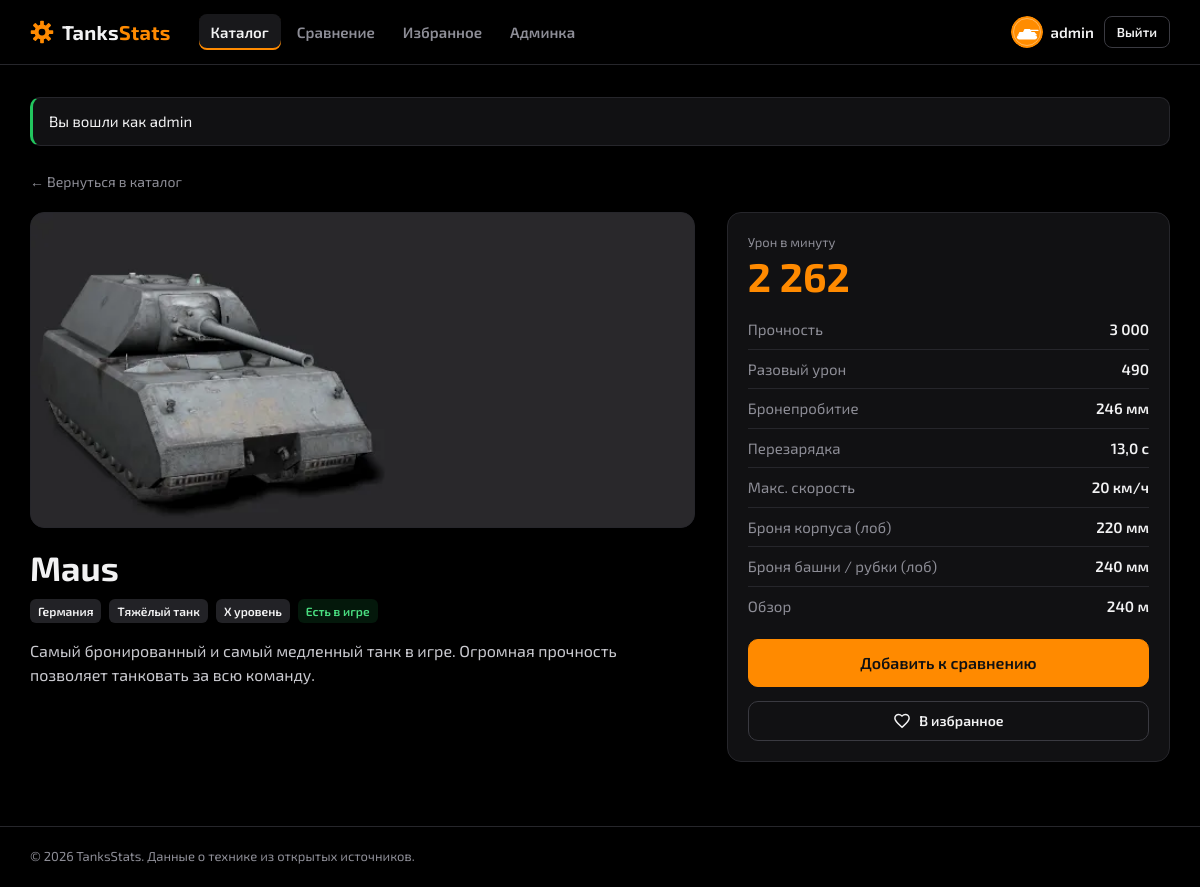
The app's page /tank.php?id=4 (signed in) with its own data.
### tables this page shows
CREATE TABLE users (
    id INT AUTO_INCREMENT PRIMARY KEY,
    username VARCHAR(30) NOT NULL UNIQUE,
    email VARCHAR(100) NOT NULL UNIQUE,
    password_hash VARCHAR(255) NOT NULL,
    avatar VARCHAR(50) NOT NULL,
    role ENUM('user', 'admin') NOT NULL DEFAULT 'user',
    is_banned TINYINT(1) NOT NULL DEFAULT 0,
    created_at TIMESTAMP NOT NULL DEFAULT CURRENT_TIMESTAMP
);

CREATE TABLE tanks (
    id INT AUTO_INCREMENT PRIMARY KEY,
    name VARCHAR(100) NOT NULL,
    nation_id INT NULL,
    type_id INT NULL,
    image VARCHAR(255) NULL,
    description TEXT NULL,
    hp INT UNSIGNED NOT NULL DEFAULT 0,
    damage INT UNSIGNED NOT NULL DEFAULT 0,
    penetration INT UNSIGNED NOT NULL DEFAULT 0,
    reload DECIMAL(4,1) NOT NULL DEFAULT 1.0,
    speed INT UNSIGNED NOT NULL DEFAULT 0,
    armor_hull INT UNSIGNED NOT NULL DEFAULT 0,
    armor_turret INT UNSIGNED NOT NULL DEFAULT 0,
    view_range INT UNSIGNED NOT NULL DEFAULT 0,
    in_game TINYINT(1) NOT NULL DEFAULT 1,
    is_available TINYINT(1) NOT NULL DEFAULT 1,
    created_at TIMESTAMP NOT NULL DEFAULT CURRENT_TIMESTAMP,
    updated_at TIMESTAMP NOT NULL DEFAULT CURRENT_TIMESTAMP ON UPDATE CURRENT_TIMESTAMP,
    CONSTRAINT fk_tanks_nation FOREIGN KEY (nation_id) REFERENCES nations(id) ON DELETE SET NULL,
    CONSTRAINT fk_tanks_type FOREIGN KEY (type_id) REFERENCES types(id) ON DELETE SET NULL
);

CREATE TABLE nations (
    id INT AUTO_INCREMENT PRIMARY KEY,
    name VARCHAR(50) NOT NULL UNIQUE
);

CREATE TABLE types (
    id INT AUTO_INCREMENT PRIMARY KEY,
    code VARCHAR(10) NOT NULL UNIQUE,
    name VARCHAR(50) NOT NULL
);

### config.php (called while the page is built, shortened)
<?php
$db = new mysqli('localhost', 'root', '', 'tanksstats');
$db->set_charset('utf8mb4');
$base = basename(dirname($_SERVER['SCRIPT_FILENAME'])) === 'admin' ? '../' : '';
$page = basename($_SERVER['SCRIPT_NAME']);
$user = null;
if (isset($_SESSION['user_id'])) {
    $stmt = $db->prepare('SELECT id, username, email, avatar, role, is_banned FROM users WHERE id = ?');
    $stmt->bind_param('i', $_SESSION['user_id']);
    $stmt->execute();
    $user = $stmt->get_result()->fetch_assoc();
}
$isAdmin = $user && $user['role'] === 'admin';
function tank_image($tank)
{
    global $base;
    return $base . ($tank['image'] ? 'img/tanks/' . $tank['image'] : 'img/no-tank.svg');
}
function dpm($tank)
{
    return $tank['reload'] > 0 ? (int)round($tank['damage'] * 60 / $tank['reload']) : 0;
}

### tank.php (the view, shortened to what this page needs)
<?php
include 'config.php';
$error = '';
$id = $_GET['id'] ?? null;
if (!$id || !ctype_digit($id) || (int)$id <= 0) {
    $error = 'Танк не найден';
    $tank = null;
} else {
    $stmt = $db->prepare('
        SELECT t.*, n.name AS nation_name, ty.name AS type_name
        FROM tanks t
        LEFT JOIN nations n ON n.id = t.nation_id
        LEFT JOIN types ty ON ty.id = t.type_id
        WHERE t.id = ? AND t.is_available = 1
    ');
    $stmt->bind_param('i', $id);
    $stmt->execute();
    $tank = $stmt->get_result()->fetch_assoc();
}
$isFavorite = false;
if ($tank && $user) {
    $stmt = $db->prepare('SELECT 1 FROM favorites WHERE user_id = ? AND tank_id = ?');
    $stmt->bind_param('ii', $user['id'], $tank['id']);
    $stmt->execute();
    $isFavorite = (bool)$stmt->get_result()->fetch_row();
}
$compareIds = $_SESSION['compare'] ?? [];
include 'header.php';
?>
<?php if ($error): ?>
    <section class="panel panel--narrow panel--center">
        <h1 class="panel__title">Танк не найден</h1>
        <p class="subtitle">Проверьте правильность ссылки</p>
        <div class="panel__actions">
            <a class="btn btn--outline" href="index.php">← Вернуться в каталог</a>
        </div>
    </section>
<?php else: ?>
    <a class="back-link" href="index.php">← Вернуться в каталог</a>
    <section class="product-page<?= $tank['in_game'] ? '' : ' product-page--out-of-stock' ?>">
        <div class="product-page__info">
            <img class="product-page__image" src="<?= htmlspecialchars(tank_image($tank)) ?>" alt="<?= htmlspecialchars($tank['name']) ?>">
            <h1 class="product-page__title"><?= htmlspecialchars($tank['name']) ?></h1>
            <p class="product-page__meta">
                <span class="badge badge--neutral"><?= htmlspecialchars($tank['nation_name'] ?? 'Без нации') ?></span>
                <?php if ($tank['type_id']): ?>
                    <a class="badge badge--neutral product-page__type" href="index.php?type=<?= (int)$tank['type_id'] ?>"><?= htmlspecialchars($tank['type_name']) ?></a>
                <?php endif; ?>
                <span class="badge badge--neutral">X уровень</span>
                <?php if ($tank['in_game']): ?>
                    <span class="badge badge--success">Есть в игре</span>
                <?php else: ?>
                    <span class="badge badge--error">Выведен из игры</span>
                <?php endif; ?>
            </p>
            <p class="product-page__description"><?= nl2br(htmlspecialchars($tank['description'] ?? 'Описание отсутствует')) ?></p>
        </div>
        <div class="product-page__actions">
            <div class="product-page__price">
                <span class="product-page__price-label">Урон в минуту</span>
                <span class="product-page__price-value"><?= number_format(dpm($tank), 0, '.', ' ') ?></span>
            </div>
            <table class="ttx">
                <tr><th>Прочность</th><td><?= number_format($tank['hp'], 0, '.', ' ') ?></td></tr>
                <tr><th>Разовый урон</th><td><?= number_format($tank['damage'], 0, '.', ' ') ?></td></tr>
                <tr><th>Бронепробитие</th><td><?= (int)$tank['penetration'] ?> мм</td></tr>
                <tr><th>Перезарядка</th><td><?= number_format($tank['reload'], 1, ',', ' ') ?> с</td></tr>
                <tr><th>Макс. скорость</th><td><?= (int)$tank['speed'] ?> км/ч</td></tr>
                <tr><th>Броня корпуса (лоб)</th><td><?= (int)$tank['armor_hull'] ?> мм</td></tr>
                <tr><th>Броня башни / рубки (лоб)</th><td><?= (int)$tank['armor_turret'] ?> мм</td></tr>
                <tr><th>Обзор</th><td><?= (int)$tank['view_range'] ?> м</td></tr>
            </table>
            <?php if (in_array($tank['id'], $compareIds)): ?>
                <a class="btn btn--big" href="compare.php">Открыть сравнение</a>
            <?php else: ?>
                <form method="post" action="compare.php">
                    <button class="btn btn--big" type="submit">Добавить к сравнению</button>
                </form>
            <?php endif; ?>
            <form method="post" action="favorites.php">
                <?php if ($isFavorite): ?>
                    <button class="btn btn--outline btn--block btn--fav-on" type="submit">
                        <svg class="icon" viewBox="0 0 24 24" aria-hidden="true"><path d="M12 20.4l-1.4-1.3C5.6 14.6 2.5 11.8 2.5 8.3 2.5 5.5 4.7 3.3 7.5 3.3c1.6 0 3.2.8 4.5 2 1.3-1.2 2.9-2 4.5-2 2.8 0 5 2.2 5 5 0 3.5-3.1 6.3-8.1 10.8L12 20.4z"/></svg>
                        Убрать из избранного
                    </button>
                <?php else: ?>
                    <button class="btn btn--outline btn--block" type="submit">
                        <svg class="icon" viewBox="0 0 24 24" aria-hidden="true"><path d="M12 20.4l-1.4-1.3C5.6 14.6 2.5 11.8 2.5 8.3 2.5 5.5 4.7 3.3 7.5 3.3c1.6 0 3.2.8 4.5 2 1.3-1.2 2.9-2 4.5-2 2.8 0 5 2.2 5 5 0 3.5-3.1 6.3-8.1 10.8L12 20.4z"/></svg>
                        В избранное
                    </button>
                <?php endif; ?>
            </form>
        </div>
    </section>
<?php endif; ?>
<?php include 'footer.php'; ?>

### header.php (shortened to what this page needs)
<?php
$inAdmin = $base === '../';
$compareCount = count($_SESSION['compare'] ?? []);
?>
<!DOCTYPE html>
<html lang="ru">
<head>
    <link rel="stylesheet" href="<?= $base ?>style.css">
</head>
<body>
<header class="header">
    <div class="header__inner">
        <a class="logo" href="<?= $base ?>index.php">
            <img class="logo__mark" src="<?= $base ?>img/gear.svg" alt="">
            <span>Tanks<span class="logo__accent">Stats</span></span>
        </a>
        <nav class="nav">
            <a class="nav__link <?= !$inAdmin && in_array($page, ['index.php', 'tank.php']) ? 'nav__link--active' : '' ?>" href="<?= $base ?>index.php">Каталог</a>
            <a class="nav__link <?= $page === 'compare.php' ? 'nav__link--active' : '' ?>" href="<?= $base ?>compare.php">
                Сравнение<?php if ($compareCount > 0): ?> <span class="nav__count"><?= $compareCount ?>/2</span><?php endif; ?>
            </a>
            <?php if ($user): ?>
                <a class="nav__link <?= $page === 'favorites.php' ? 'nav__link--active' : '' ?>" href="<?= $base ?>favorites.php">Избранное</a>
            <?php endif; ?>
            <?php if ($isAdmin): ?>
                <a class="nav__link <?= $inAdmin ? 'nav__link--active' : '' ?>" href="<?= $base ?>admin/index.php">Админка</a>
            <?php endif; ?>
        </nav>
        <div class="header__user">
            <?php if ($user): ?>
                <span class="user-chip">
                    <img class="avatar" src="<?= $base ?>img/avatars/<?= htmlspecialchars($user['avatar']) ?>" alt="">
                    <span class="user-chip__name"><?= htmlspecialchars($user['username']) ?></span>
                </span>
                <a class="btn btn--outline btn--small" href="<?= $base ?>logout.php">Выйти</a>
            <?php else: ?>
                <a class="btn btn--ghost btn--small" href="<?= $base ?>login.php">Войти</a>
                <a class="btn btn--small" href="<?= $base ?>register.php">Регистрация</a>
            <?php endif; ?>
        </div>
    </div>
</header>
<main class="main">
    <?php if (isset($_SESSION['flash'])): ?>
        <p class="flash flash--<?= htmlspecialchars($_SESSION['flash']['type']) ?>"><?= htmlspecialchars($_SESSION['flash']['text']) ?></p>
    <?php endif; ?>

### records on screen
users: avatar (picture), username "admin"
tanks: image (picture), name "Maus", nation.name "Германия", type.name "Тяжёлый танк", description "Самый бронированный и самый медленный танк в игре. Огромная прочность позволяет танковать за всю команду.", dpm($tank) "2 262", hp "3 000", damage "490", penetration "246", reload "13,0", speed "20", armor_hull "220", armor_turret "240", view_range "240"

### other values on screen
$_SESSION['flash']['text'] "Вы вошли как admin"
$settings['footer_text'] "© 2026 TanksStats. Данные о технике из открытых источников."
